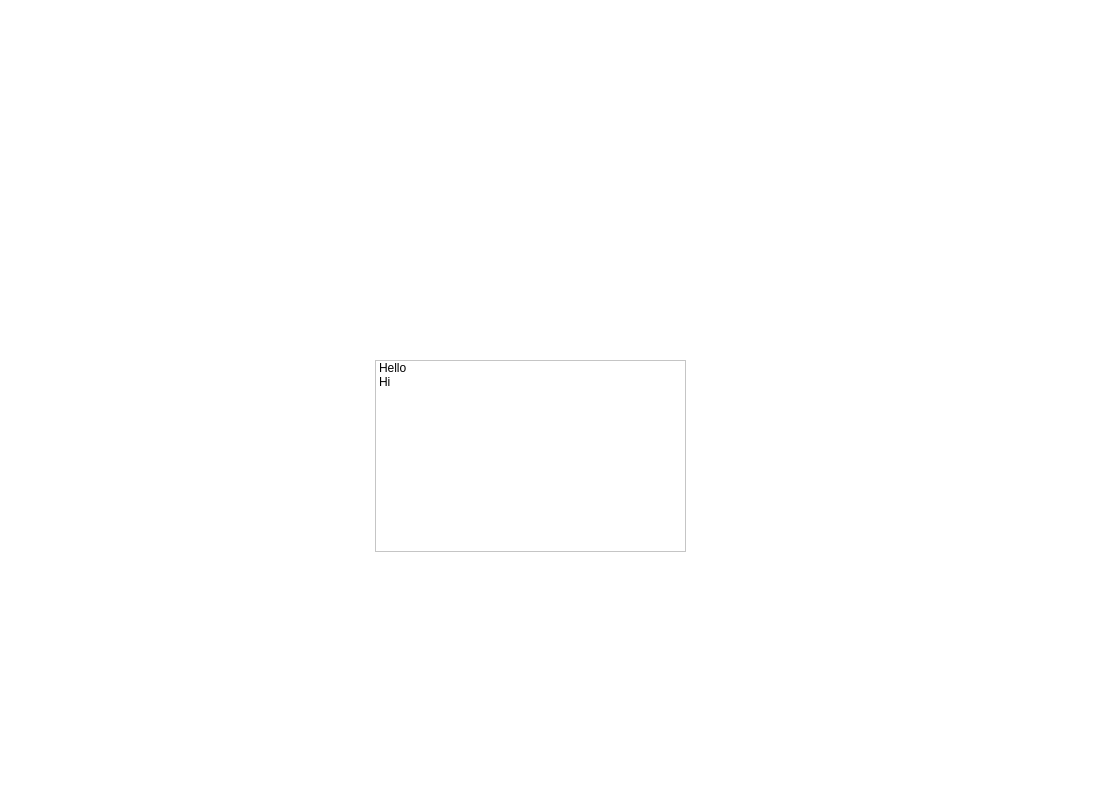
<?xml version="1.0" encoding="UTF-8"?>
<ui version="4.0">
 <class>MainWindow</class>
 <widget class="QMainWindow" name="MainWindow">
  <property name="geometry">
   <rect>
    <x>0</x>
    <y>0</y>
    <width>1100</width>
    <height>793</height>
   </rect>
  </property>
  <property name="windowTitle">
   <string>Gobblet</string>
  </property>
  <property name="styleSheet">
   <string notr="true">background-color:rgb(255, 255, 255)</string>
  </property>
  <property name="unifiedTitleAndToolBarOnMac">
   <bool>false</bool>
  </property>
  <widget class="QWidget" name="centralwidget">
   <widget class="QLabel" name="gameLogo">
    <property name="geometry">
     <rect>
      <x>390</x>
      <y>60</y>
      <width>361</width>
      <height>191</height>
     </rect>
    </property>
    <property name="text">
     <string/>
    </property>
    <property name="pixmap">
     <pixmap resource="Images/Images.qrc">:/Images/Logo.png</pixmap>
    </property>
    <property name="alignment">
     <set>Qt::AlignLeading|Qt::AlignLeft|Qt::AlignVCenter</set>
    </property>
   </widget>
   <widget class="QLabel" name="PVPImage">
    <property name="geometry">
     <rect>
      <x>60</x>
      <y>170</y>
      <width>221</width>
      <height>151</height>
     </rect>
    </property>
    <property name="cursor">
     <cursorShape>PointingHandCursor</cursorShape>
    </property>
    <property name="styleSheet">
     <string notr="true">image: url(:/Images/PVP.png);</string>
    </property>
    <property name="text">
     <string/>
    </property>
   </widget>
   <widget class="QLabel" name="PVCImage">
    <property name="geometry">
     <rect>
      <x>90</x>
      <y>350</y>
      <width>231</width>
      <height>151</height>
     </rect>
    </property>
    <property name="cursor">
     <cursorShape>PointingHandCursor</cursorShape>
    </property>
    <property name="styleSheet">
     <string notr="true">image: url(:/Images/PVC.png);</string>
    </property>
    <property name="text">
     <string/>
    </property>
   </widget>
   <widget class="QLabel" name="CVCImage">
    <property name="geometry">
     <rect>
      <x>30</x>
      <y>510</y>
      <width>301</width>
      <height>231</height>
     </rect>
    </property>
    <property name="cursor">
     <cursorShape>PointingHandCursor</cursorShape>
    </property>
    <property name="styleSheet">
     <string notr="true">image: url(:/Images/CVC.png);</string>
    </property>
    <property name="text">
     <string/>
    </property>
   </widget>
   <widget class="QListWidget" name="listWidget">
    <property name="geometry">
     <rect>
      <x>375</x>
      <y>360</y>
      <width>311</width>
      <height>192</height>
     </rect>
    </property>
    <item>
     <property name="text">
      <string>Hello</string>
     </property>
     <property name="background">
      <brush brushstyle="NoBrush">
       <color alpha="255">
        <red>85</red>
        <green>85</green>
        <blue>127</blue>
       </color>
      </brush>
     </property>
     <property name="foreground">
      <brush brushstyle="NoBrush">
       <color alpha="255">
        <red>255</red>
        <green>85</green>
        <blue>255</blue>
       </color>
      </brush>
     </property>
    </item>
    <item>
     <property name="text">
      <string>Hi</string>
     </property>
     <property name="foreground">
      <brush brushstyle="NoBrush">
       <color alpha="255">
        <red>255</red>
        <green>85</green>
        <blue>0</blue>
       </color>
      </brush>
     </property>
    </item>
   </widget>
  </widget>
 </widget>
 <resources>
  <include location="Images/Images.qrc"/>
 </resources>
 <connections/>
</ui>
